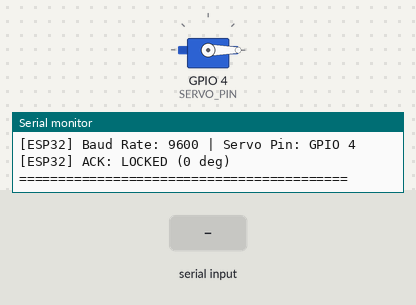
Recording of a sketch running on a simulated ESP32. On the bench: servo, the last lines printed to the serial monitor. Inputs (shaded band) come from the test bench.

Above: at 2.3 s.
2.4 s: "1\n" received over Serial
At 2.8 s:
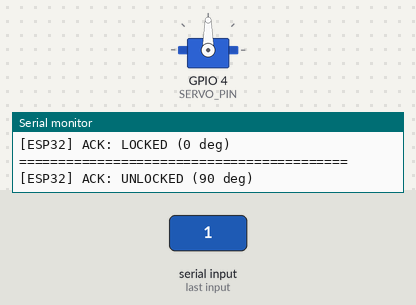
3.9 s: "0\n" received over Serial
At 5.1 s:
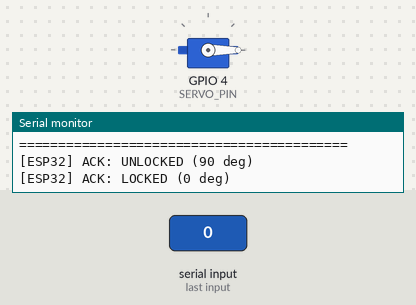
Timing chart, 0 to 6.9 s (numbered marks = the images above; inputs shaded):
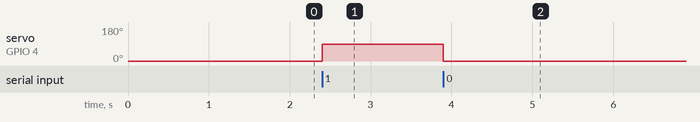

The sketch:

esp32.ino
```cpp
/* ==========================================================================
   ESP32 Parcel Box Controller Firmware
   --------------------------------------------------------------------------
   Hardware:
     - ESP32 Development Board (NodeMCU / DevKit v1)
     - SG90 Micro Servo (or compatible 5V servo)
       * Signal (Orange/Yellow) -> GPIO 4
       * Power  (Red)           -> 5V / VIN (or external 5V regulator)
       * Ground (Brown/Black)   -> GND

   Baud Rate: 9600 baud
   Command Protocol:
     - "1\n" : Rotate servo to 90 degrees (UNLOCK box)
     - "0\n" : Rotate servo to 0 degrees  (LOCK box)

   Library Requirement:
     - "ESP32Servo" by Kevin Harrington (Install via Arduino Library Manager)
     - Note: Do NOT use the default Arduino "Servo.h" as it is incompatible
             with ESP32 hardware timers.
   ========================================================================== */

#include <ESP32Servo.h>

// Pin definition for SG90 servo PWM signal
const int SERVO_PIN = 4;

// Standard SG90 pulse-width timings (microseconds)
const int SERVO_MIN_PULSE = 500;   // 0 degrees
const int SERVO_MAX_PULSE = 2400;  // 180 degrees

// Angles for lock mechanism
const int ANGLE_LOCKED = 0;    // 0 deg = Bolt engaged (Box Locked)
const int ANGLE_UNLOCKED = 90; // 90 deg = Bolt retracted (Box Unlocked)

Servo boxServo;
int currentAngle = ANGLE_LOCKED;

void setup() {
  // Initialize Serial communication at 9600 baud
  Serial.begin(9600);

  // Allow time for Serial port to stabilize
  delay(1000);

  // Allocate hardware timers for ESP32PWM
  ESP32PWM::allocateTimer(0);
  ESP32PWM::allocateTimer(1);
  ESP32PWM::allocateTimer(2);
  ESP32PWM::allocateTimer(3);

  // Standard 50Hz frequency for analog servos like SG90
  boxServo.setPeriodHertz(50);

  // Attach servo to pin with appropriate pulse-width range
  boxServo.attach(SERVO_PIN, SERVO_MIN_PULSE, SERVO_MAX_PULSE);

  // Set default initial state to LOCKED (0 degrees)
  boxServo.write(ANGLE_LOCKED);
  currentAngle = ANGLE_LOCKED;

  // Send startup banner and status
  Serial.println();
  Serial.println(F("=========================================="));
  Serial.println(F("[ESP32] Smart Parcel Box Controller Initialized"));
  Serial.println(F("[ESP32] Baud Rate: 9600 | Servo Pin: GPIO 4"));
  Serial.println(F("[ESP32] ACK: LOCKED (0 deg)"));
  Serial.println(F("=========================================="));
}

void loop() {
  // Check if serial data is available
  if (Serial.available() > 0) {
    // Read command until newline character
    String command = Serial.readStringUntil('\n');
    command.trim(); // Strip carriage returns, tabs, and spaces

    // Process valid commands
    if (command == "1") {
      // Command '1': Unlock box (90 degrees)
      boxServo.write(ANGLE_UNLOCKED);
      currentAngle = ANGLE_UNLOCKED;

      // Delay to ensure physical movement completes before reporting ACK
      delay(350);

      Serial.println(F("[ESP32] ACK: UNLOCKED (90 deg)"));
    }
    else if (command == "0") {
      // Command '0': Lock box (0 degrees)
      boxServo.write(ANGLE_LOCKED);
      currentAngle = ANGLE_LOCKED;

      // Delay to ensure physical movement completes before reporting ACK
      delay(350);

      Serial.println(F("[ESP32] ACK: LOCKED (0 deg)"));
    }
    else if (command.length() > 0) {
      // Command received was not '1' or '0'
      Serial.print(F("[ESP32] WARN: Unknown command '"));
      Serial.print(command);
      Serial.println(F("'. Send '1' to unlock or '0' to lock."));
    }
  }
}
```

Measured:
- after the input at 2.4 s, servo on GPIO 4 (SERVO_PIN): 0° → 90° at once
- after the input at 3.9 s, servo on GPIO 4 (SERVO_PIN): 90° → 0° at once
